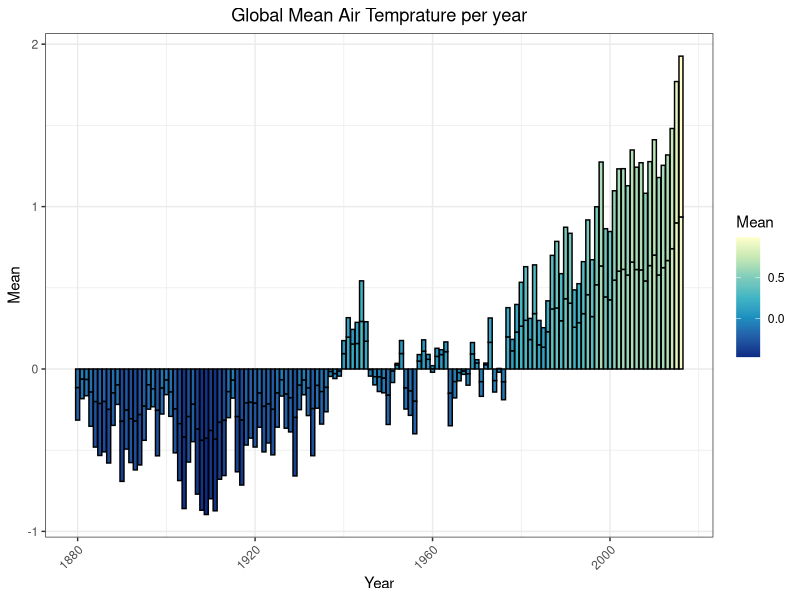
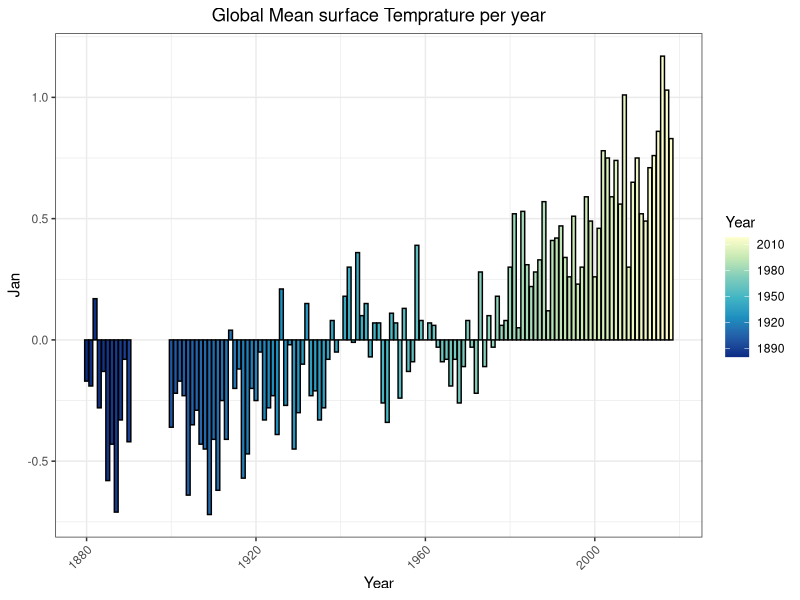
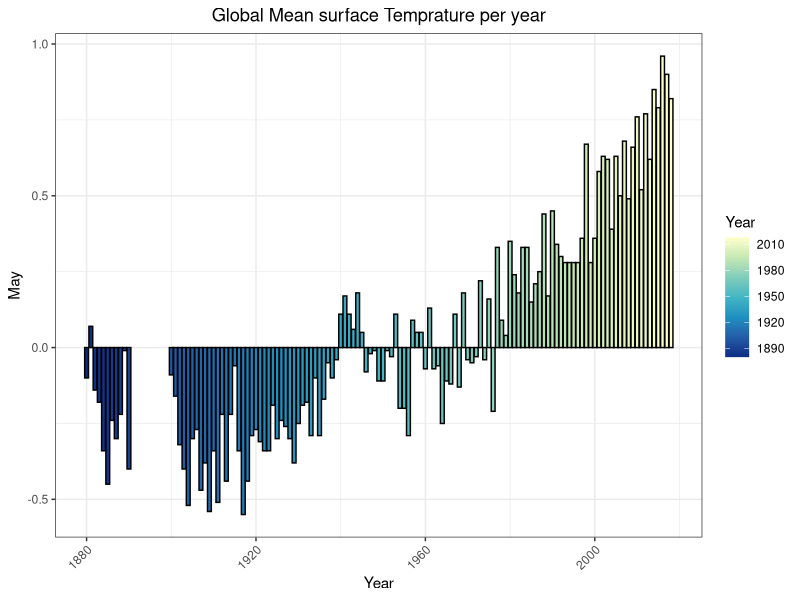
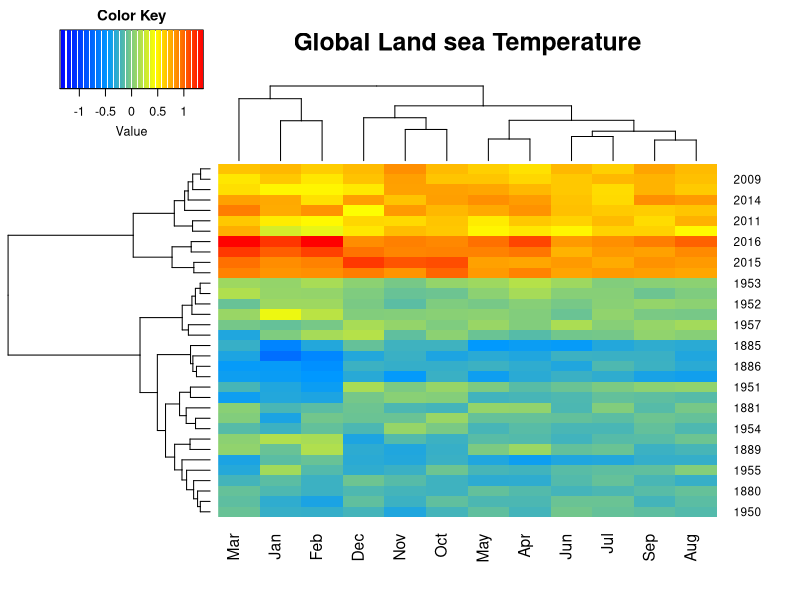
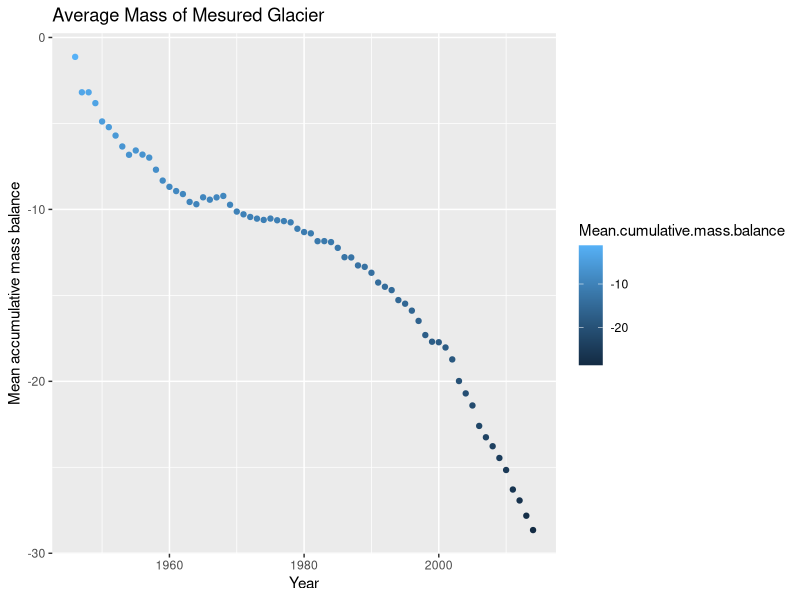
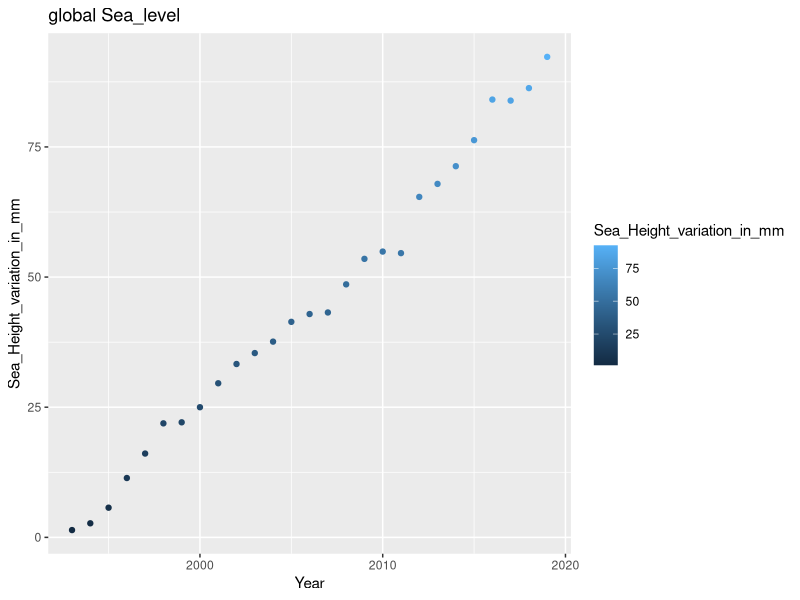
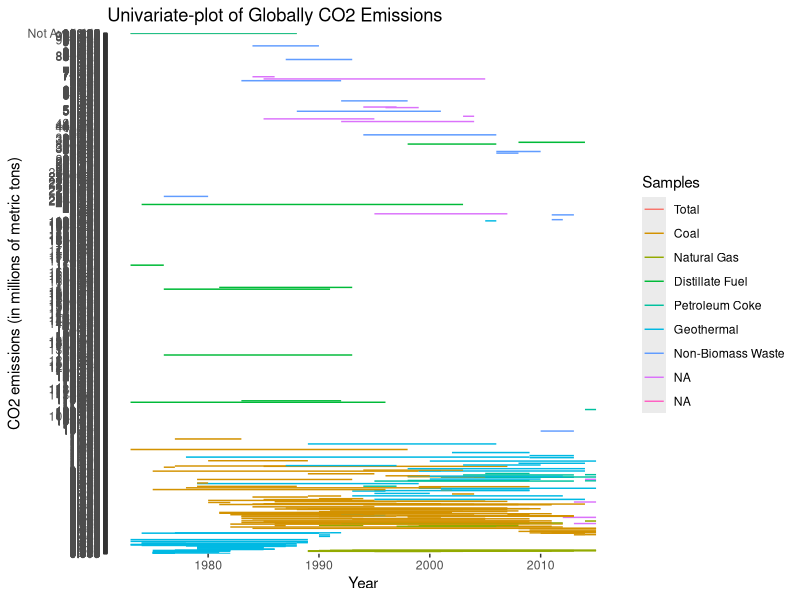
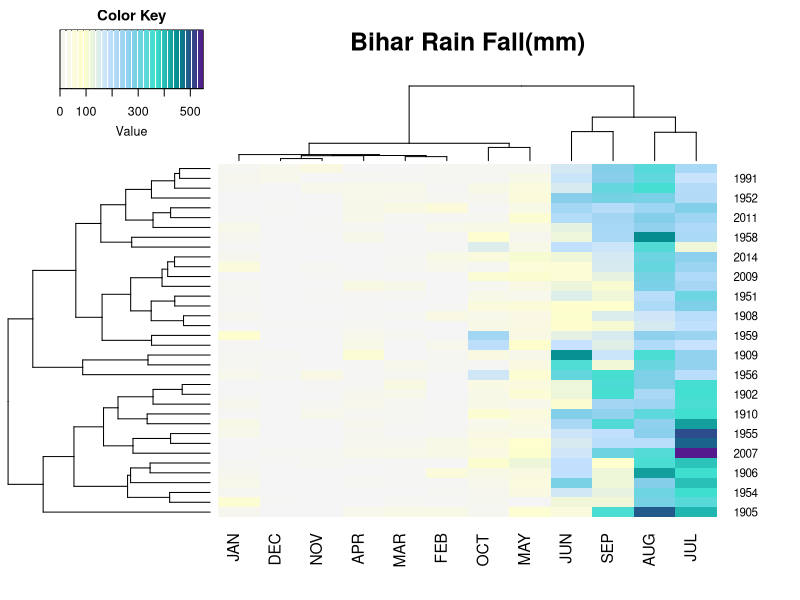

R code for these plots, in order:
## ---- chunk 1
library(ggplot2)
library("RColorBrewer")
library("gplots")
library(readr) 
library(dplyr) 
library(tidyr) 
library(gridExtra)
library(grid)
library(plyr)
library(GGally)

## ---- chunk 2
setwd("C:/Users/Vikas/Desktop/Assign_Dsc/A1/Dataset_02_19")
getwd()
## ---- chunk 3
temperature_global_data = read.csv("air_temperature.csv")
ggplot(data=temperature_global_data,aes(x=Year,y=Mean,fill=Mean)) + 
geom_bar(colour='black',stat='identity') + 
theme_bw()+
ggtitle('Global Mean Air Temprature per year') +
theme(axis.text.x = element_text(angle=45,hjust=1),
      plot.title = element_text(hjust=0.5)) + 
scale_fill_distiller(palette = 'YlGnBu')

## ---- chunk 4
land_sea_temperature = read.csv("land_sea_temp.csv",header= TRUE)
## ---- chunk 5
# land_sea_temperature
ggplot(data=land_sea_temperature,aes(x=Year,y=Jan,fill=Year)) +
geom_bar(colour='black',stat='identity') + 
theme_bw()+
ggtitle('Global Mean surface Temprature per year') +
theme(axis.text.x = element_text(angle=45,hjust=1),
      plot.title = element_text(hjust=0.5)) + 
scale_fill_distiller(palette = 'YlGnBu')


ggplot(data=land_sea_temperature,aes(x=Year,y=May,fill=Year)) +
geom_bar(colour='black',stat='identity') + 
theme_bw()+
ggtitle('Global Mean surface Temprature per year') +
theme(axis.text.x = element_text(angle=45,hjust=1),
      plot.title = element_text(hjust=0.5)) + 
scale_fill_distiller(palette = 'YlGnBu')
## ---- chunk 6

## ---- chunk 7
# temperature_year = land_sea_temperature[1]
# df = land_sea_temperature[,-1]

## ---- chunk 8
temp_global = read.csv("temp_global.csv", header = TRUE)
temp_year <- temp_global[,1]
temp_global = temp_global[,-1]
mat_data <- as.matrix(temp_global)
rownames(mat_data) <- temp_year
my_palette <- colorRampPalette(c("blue", "#0099ff", "yellow","red"))(n = 299)
heatmap.2(mat_data, scale = "none", col =  my_palette, 
          trace = "none", density.info = "none", main = "Global Land sea Temperature")
## ---- chunk 9
#Glaciers
#DataSource : URL= https://datahub.io/core/glacier-mass-balance#data

galciers =read.csv("glaciers_global.csv")
gg <- ggplot(galciers, aes(x=Year, y=Mean.cumulative.mass.balance
, color=Mean.cumulative.mass.balance)) + geom_point() + labs(title="Average Mass of Mesured Glacier", x="Year", y="Mean accumulative mass balance")  
print(gg)
## ---- chunk 10

## ---- chunk 11
# Dataset for global Sea_level
# URL:https://datahub.io/core/sea-level-rise
sea_level = read.csv("sea_level.csv",header= TRUE)
gg <- ggplot(sea_level, aes(x=Date, y=Sea_Height_variation_in_mm, color=Sea_Height_variation_in_mm)) + geom_point() + labs(title="global Sea_level", x="Year", y="Sea_Height_variation_in_mm")  
print(gg)
## ---- chunk 12
#For converting dataframe into time_series 
# library(zoo)
# x<-as.ts(read.zoo(land_sea_temperature, FUN = as.yearmon))
## ---- chunk 13

#C02 emmisions
co2 <- read_csv("co2.csv")
co2 <- co2[,-c(1, 4, 6)]
adjusted_co2 <- co2 %>%
    mutate(Year = as.integer(YYYYMM/100))
adjusted_co2 <- subset(adjusted_co2, adjusted_co2$Year < 2016)
ggplot(adjusted_co2, aes(x = Year, y = Value, col = factor(Description))) + geom_line() +
    xlab("Year") +
    ylab("CO2 emissions (in millions of metric tons)") +
    ggtitle("Univariate-plot of Globally CO2 Emissions") +
    scale_colour_discrete(name = "Samples", labels = c("Total", "Coal", "Natural Gas", "Distillate Fuel", "Petroleum Coke", "Geothermal", "Non-Biomass Waste"))
## ---- chunk 14
#Bihar Rain-Fall
bihar = read.csv("bihar_rainfall.csv", header = TRUE)
rainfall_year <- bihar[,1]
bihar = bihar[,-1]
mat_data <- as.matrix(bihar)
rownames(mat_data) <- rainfall_year
my_palette <- colorRampPalette(c("whitesmoke","#FFFFCC","slategray1",
"skyblue","turquoise","turquoise4", "purple4"))(n = 299)
heatmap.2(mat_data, scale = "none", col =  my_palette, 
          trace = "none", density.info = "none",  main = "Bihar Rain Fall(mm)")
## ---- chunk 15
#Meghalaya Rain-Fall
meghalaya = read.csv("meghalaya.csv", header = TRUE)
rainfall_year <- meghalaya[,1]
meghalaya = meghalaya[,-1]
mat_data <- as.matrix(meghalaya)
rownames(mat_data) <- rainfall_year
my_palette <- colorRampPalette(c("whitesmoke","#FFFFCC","slategray1",
"skyblue","turquoise","turquoise4", "purple4"))(n = 299)
heatmap.2(mat_data, scale = "none", col =  my_palette, 
          trace = "none", density.info = "none", main = "Meghalaya Rain Fall(mm)")
## ---- chunk 16
all_data =  read.csv("mortaility.csv", header = TRUE)
## ---- chunk 17
ggpairs(data = all_data, title = "Mortality rate, under-5 (per 1,000 live births)", upper = list(continuous = wrap("cor", size = 5)), 
        lower = list(continuous = "smooth"),)
